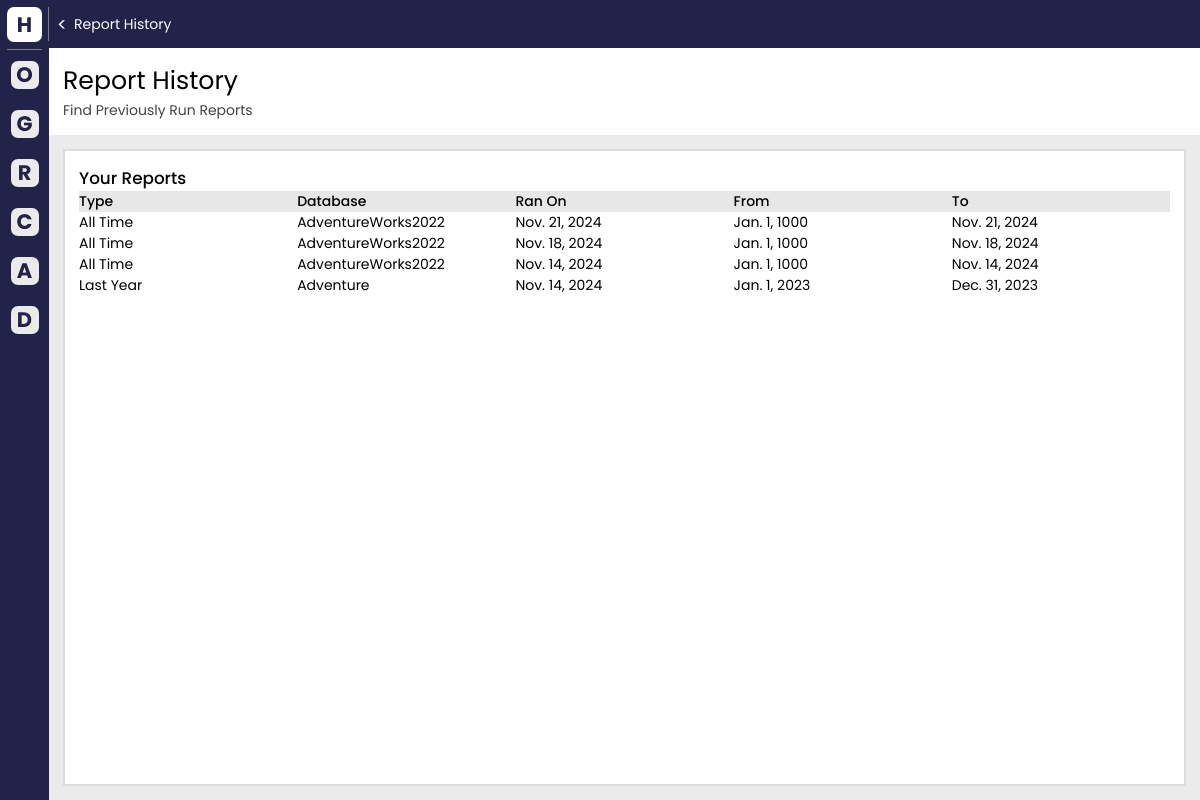
Before: /report_history/ (signed in) with the older database file.
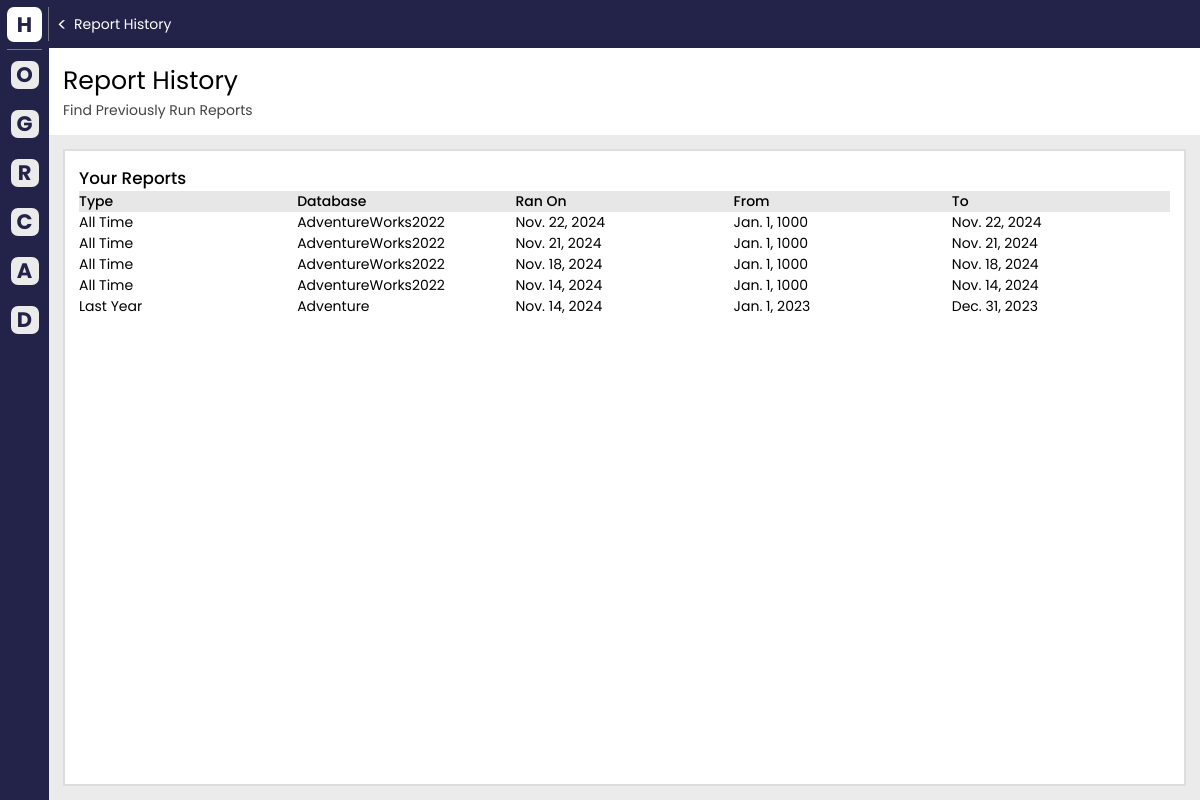
After: the same page with the newer database file.
### cs_app/models.py (models this page shows)
class RanReportParameter(models.Model):
    user = models.ForeignKey(
        User, on_delete=models.CASCADE, related_name="ran_report_parameters"
    )
    report_type = models.TextField()
    ran_on_date = models.DateField()
    start_date = models.DateField()
    end_date = models.DateField()
    database_name = models.CharField(max_length=100, default="")

### cs_app/views/report_history_views.py (the view)
# urls.py: path('report_history/', report_history_views.report_history_view, name='report_history'),
@login_required
def report_history_view(request):
    past_reports = RanReportParameter.objects.filter(user=request.user)[::-1]
    user = request.user
    menu_status = None
    additional_info = request.GET.get("additionalInfo", None)
    if additional_info:
        try:
            decoded_info = json.loads(additional_info)
            menu_status = decoded_info.get("menu_status")
        except (ValueError, TypeError):
            menu_status = None
    context = {"user": user, "past_reports": past_reports, "menu_status": menu_status}
    return render(request, "subpages/report_history.html", context)

### cs_app/templates/subpages/report_history.html (shortened to what this page needs)
{% extends "one_page.html" %} {% load static %} {% block sub_css %}
<link rel="stylesheet" href="{% static 'css/sub_styles/report_history_style.css' %}" />
{% endblock %} {% block content %}
<div class="main-container flex-col">
    <div class="header">
        <h3>Report History</h3>
        <h4>Find Previously Run Reports</h4>
    </div>
    <div id="card-holder">
        <div id="report-history-card" class="content-card">
            <h5>Your Reports</h5>
            <div id="report-history__header">
                <p>Type</p>
                <p>Database</p>
                <p>Ran On</p>
                <p>From</p>
                <p>To</p>
            </div>
            <div id="report-history__listing">
                {% for past_rep in past_reports %}
                <div>
                    <p class="rep_type">{{ past_rep.report_type }}</p>
                    <p class="rep_db_name">{{ past_rep.database_name }}</p>
                    <p>{{ past_rep.ran_on_date }}</p>
                    <p class="rep_start_date">{{ past_rep.start_date }}</p>
                    <p class="rep_end_date">{{ past_rep.end_date }}</p>
                </div>
                {% endfor %}
            </div>
        </div>
    </div>
</div>
{% endblock %}

Changed rows visible on the page:
added RanReportParameter: report_type "All Time", database_name "AdventureWorks2022", ran_on_date "Nov. 22, 2024", start_date "Jan. 1, 1000", end_date "Nov. 22, 2024"
